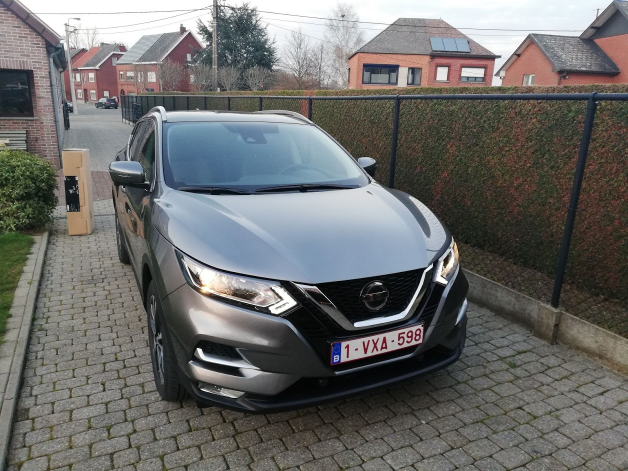
#> input picture images/3.jpg, 1256 x 942 px, given in place of 11, which was not available (shown at 1/2 size)
$ python LicensePlateReader.py ../images ../images/3.jpg
#> lines starting #> are read from the running program, lines starting #| are printed output that depends on the picture; after the words box and inside, x2 and y2 are one past the last pixel; in counts of white or black regions, pixels touching at a corner belong together; pictures that were not available may be replaced by others from this repository, and a replacement may not be noted
import numpy as np
import cv2
import imutils
import pytesseract
import time
import imageio
import re
import sys


class LicensePlateReader:
	def __init__(self):
		pass

	@staticmethod
	def get_license_plate_text(file):
		# Read image in color
		img = cv2.imread(file, cv2.IMREAD_COLOR)

		# Resize image so why can use different formats of images with the same code
		img = cv2.resize(img, (620, 480))

		# Convert image to grey scale
		gray = cv2.cvtColor(img, cv2.COLOR_BGR2GRAY)

		# Blur image in order to reduce noise
		gray = cv2.bilateralFilter(gray, 11, 17, 17)

		# Execute Canny to do edge detection
		edged = cv2.Canny(gray, 30, 200)

		# Find contours
		cnts = cv2.findContours(edged.copy(), cv2.RETR_TREE, cv2.CHAIN_APPROX_SIMPLE)
		cnts = imutils.grab_contours(cnts)
		cnts = sorted(cnts, key=cv2.contourArea, reverse=True)[:10]
		screen_cnt = None

		# Loop over our contours
		for c in cnts:
			# Approximate the contour
			peri = cv2.arcLength(c, True)
			approx = cv2.approxPolyDP(c, 0.018 * peri, True)

			# Let's say when it has 4 corners, we have found the license
			if len(approx) == 4:
				screen_cnt = approx
				break

		if screen_cnt is None:
			# No license found
			return "No license found"
		else:
			# License found
			cv2.drawContours(img, [screen_cnt], -1, (0, 255, 0), 3)

			# Make everything around the license black
			mask = np.zeros(gray.shape, np.uint8)
			blacked_img = cv2.drawContours(mask, [screen_cnt], 0, 255, -1,)
			blacked_img = cv2.bitwise_and(img, img, mask=mask)

			# Crop image
			(x, y) = np.where(mask == 255)
			(topx, topy) = (np.min(x), np.min(y))
			(bottomx, bottomy) = (np.max(x), np.max(y))
			cropped = gray[topx:bottomx+1, topy:bottomy+1]

			# Convert image to text through tesseract
			# https://stackoverflow.com/questions/44619077/pytesseract-ocr-multiple-config-options
			text = pytesseract.image_to_string(cropped, config='--psm 11')

			# ######################################
			# #### Uncomment below for testing #####
			# ######################################
			"""
			cv2.imshow('Original', img)
			cv2.imshow('Blacked', blacked_img)
			cv2.imshow('Cropped', cropped)
			cv2.waitKey(0)
			cv2.destroyAllWindows()
			"""

			text = text.lower().replace("\n", "")
			text = re.sub('[^a-z0-9.]', '', text)

			if text == "":
				text = "No license found"

			return text


if __name__ == '__main__':
	base_dir = ""
	camera_ip = "192.168.1.20"

	if (len(sys.argv) != 1 and len(sys.argv) != 3):
		print("Wrong number of arguments given. First argument is base directory, second argument is ip address of camera.")
		sys.exit(1)

	if len(sys.argv) == 3:
		base_dir = sys.argv[1]
		camera_ip = sys.argv[2]

	filename = base_dir + "images/camera_screen.jpg"

	# ######################################
	# #### Uncomment below for testing #####
	# ######################################
	"""
	filename = base_dir + "images/image.jpg"
	print(LicensePlateReader.get_license_plate_text(filename))
	"""

	cap = cv2.VideoCapture("rtsp://" + camera_ip + ":554/ucast/11")

	while cap.isOpened():
		try:
			ret, frame = cap.read()
#> frame is the input picture: shape (942, 1256, 3); mean B, G, R 106.9, 108.5, 108.4
			imageio.imsave(filename, frame)
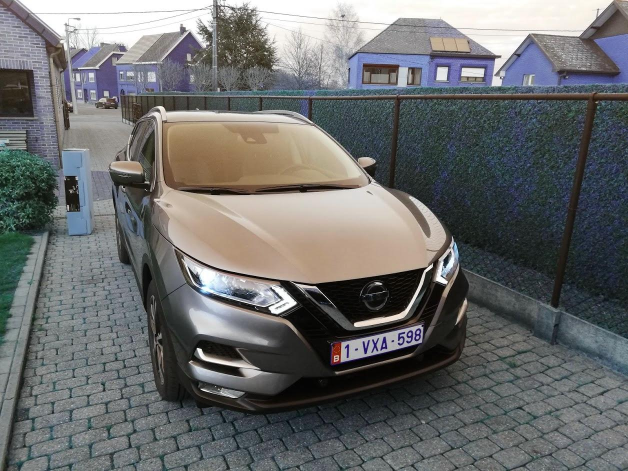
#> saved as camera_screen.jpg: shape (942, 1256, 3) (shown at 1/2 size); mean R, G, B 107, 108.4, 108.4
			print(LicensePlateReader.get_license_plate_text(filename))
#> in get_license_plate_text, `img = cv2.resize(img, (620, 480))`:
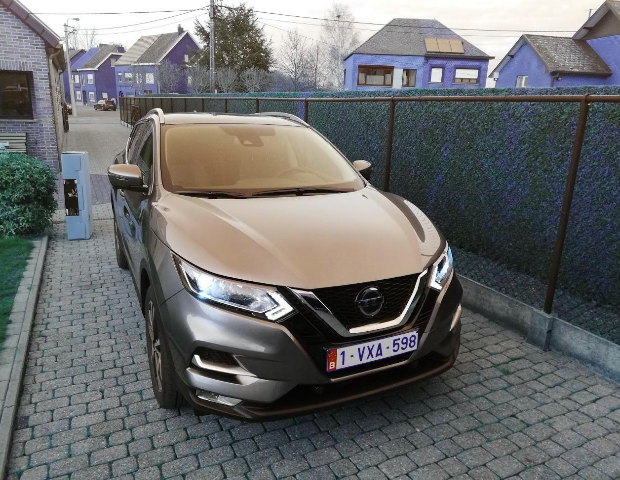
#> img: shape (480, 620, 3); mean B, G, R 108.3, 108.3, 106.8
#> in get_license_plate_text, `gray = cv2.cvtColor(img, cv2.COLOR_BGR2GRAY)`:
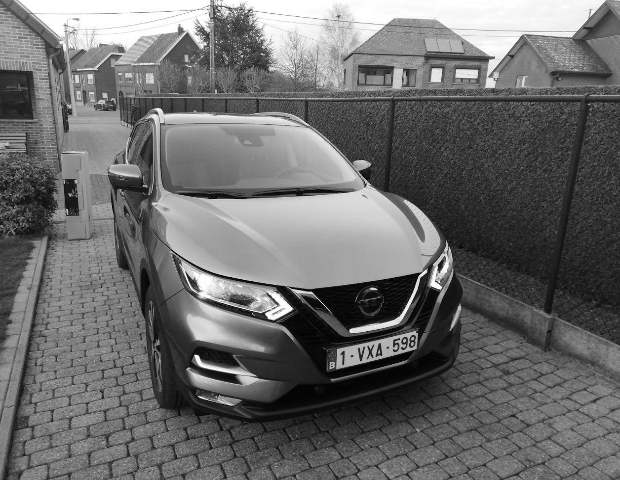
#> gray: shape (480, 620); min 0, max 255, mean 107.9
#> in get_license_plate_text, `edged = cv2.Canny(gray, 30, 200)`:
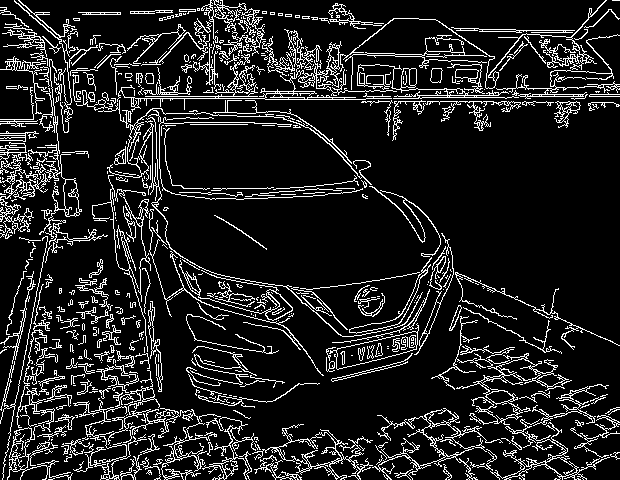
#> edged: shape (480, 620); 12.8% white in thin lines or dots
#> in get_license_plate_text, `cnts = cv2.findContours(edged.copy(), cv2.RETR_TREE, cv2.CHAIN_APPROX_..`: cnts = 1304 contours, 1068 with area under 20; largest, box (x1, y1, x2, y2) and area: (252, 424, 373, 480) 1589, (329, 323, 419, 370) 1584, (336, 331, 418, 370) 1575, (372, 408, 503, 480) 1501, (278, 432, 342, 467) 1192
#> in get_license_plate_text, `cnts = sorted(cnts, key=cv2.contourArea, reverse=True)[:10]`: cnts = 10 contours; largest, box (x1, y1, x2, y2) and area: (252, 424, 373, 480) 1589, (329, 323, 419, 370) 1584, (336, 331, 418, 370) 1575, (372, 408, 503, 480) 1501, (278, 432, 342, 467) 1192
#> the loop in get_license_plate_text, `for c in cnts:` made 3 passes
#> (peri, screen_cnt) on pass 3: (227.9, [[417, 333], [415, 349], [336, 368], [338, 348]])
#> peri on passes 1 to 2: 1136.6, 269.9
#> in get_license_plate_text, `cv2.drawContours(img, [screen_cnt], -1, (0, 255, 0), 3)`:
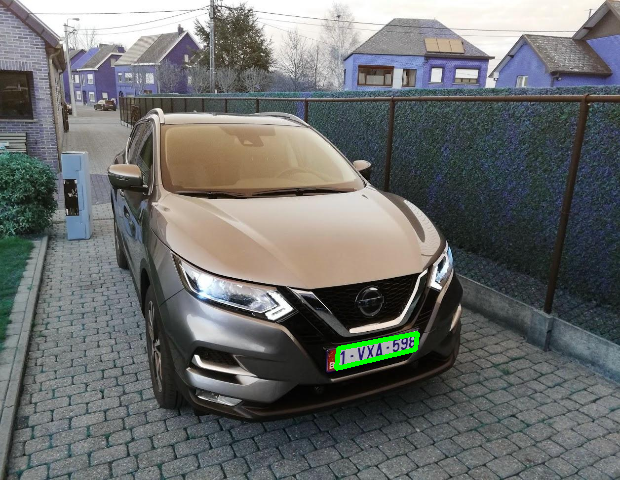
#> img: shape (480, 620, 3); 0.32% of pixels changed, all inside (x1, y1, x2, y2) = (334, 331, 420, 371)
#> in get_license_plate_text, `blacked_img = cv2.drawContours(mask, [screen_cnt], 0, 255, -1,)`:
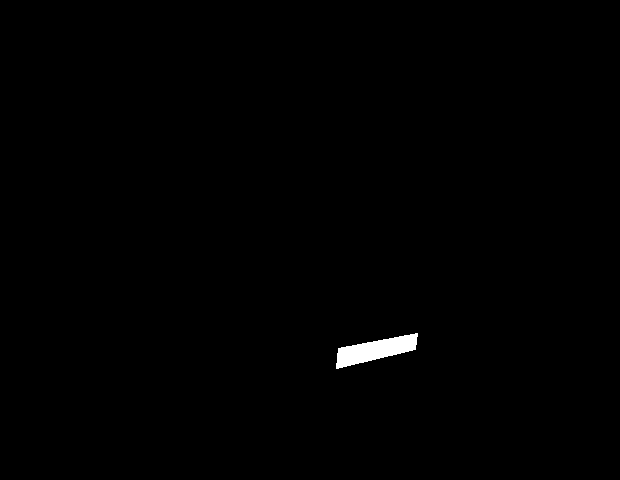
#> blacked_img: shape (480, 620); 0.5% white; 1 white region, box (x1, y1, x2, y2) and area: (336, 333, 418, 369) 1486
#> in get_license_plate_text, `(x, y) = np.where(mask == 255)`: x = 1486 values from 333 to 368; y = 1486 values, max 417 at index 2, min 336 at index 1408, mean 374.9
#> in get_license_plate_text, `(topx, topy) = (np.min(x), np.min(y))`: topx = 333; topy = 336
#> in get_license_plate_text, `(bottomx, bottomy) = (np.max(x), np.max(y))`: bottomx = 368; bottomy = 417
#> in get_license_plate_text, `cropped = gray[topx:bottomx+1, topy:bottomy+1]`:
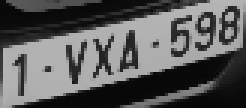
#> cropped: shape (36, 82) (shown 3 times larger); min 6, max 183, mean 90.7
#> (the call stopped at in get_license_plate_text, `text = pytesseract.image_to_string(cropped, config='--psm 11')`: pytesseract is not available in this run)
#> (the run stopped early here; a loop or call above may not have finished)
